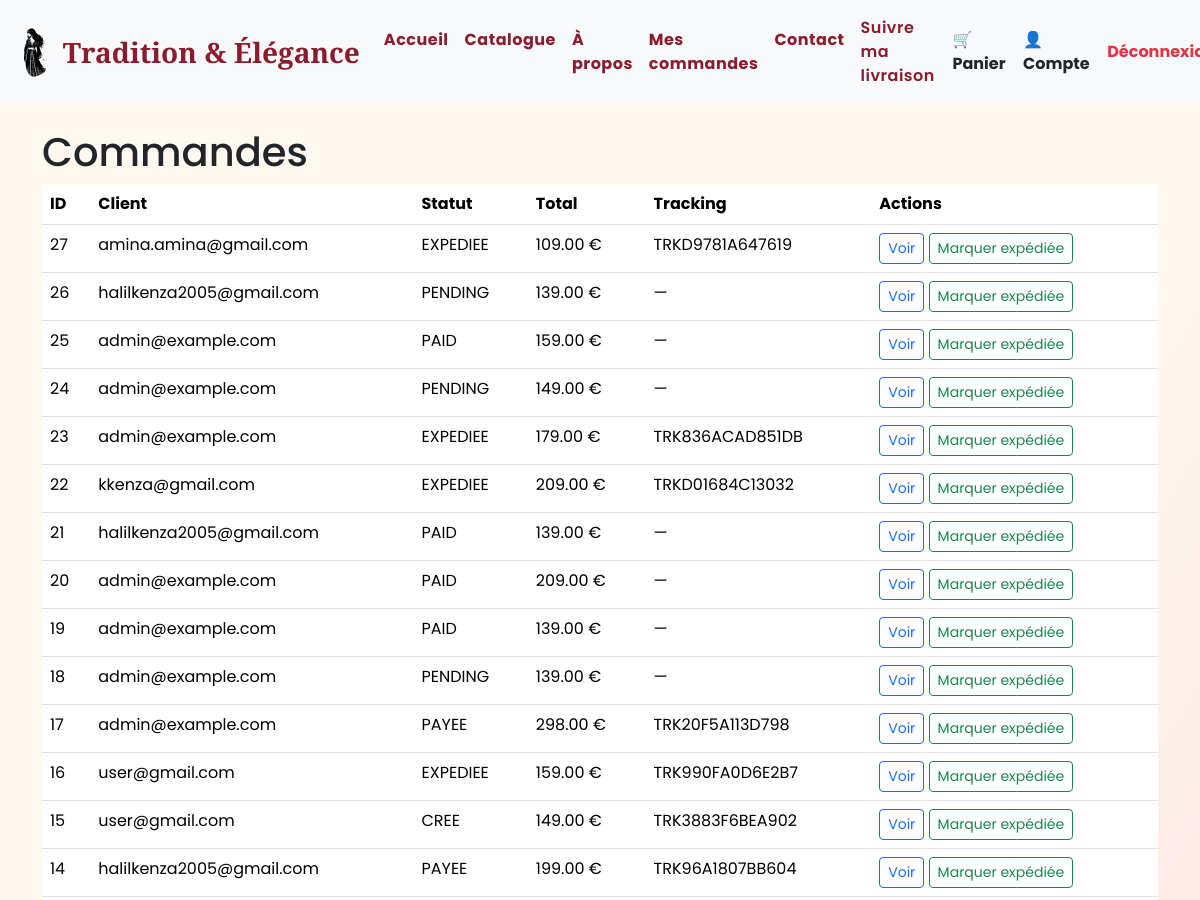
The app's page /admin/orders (signed in, upper part), older data.
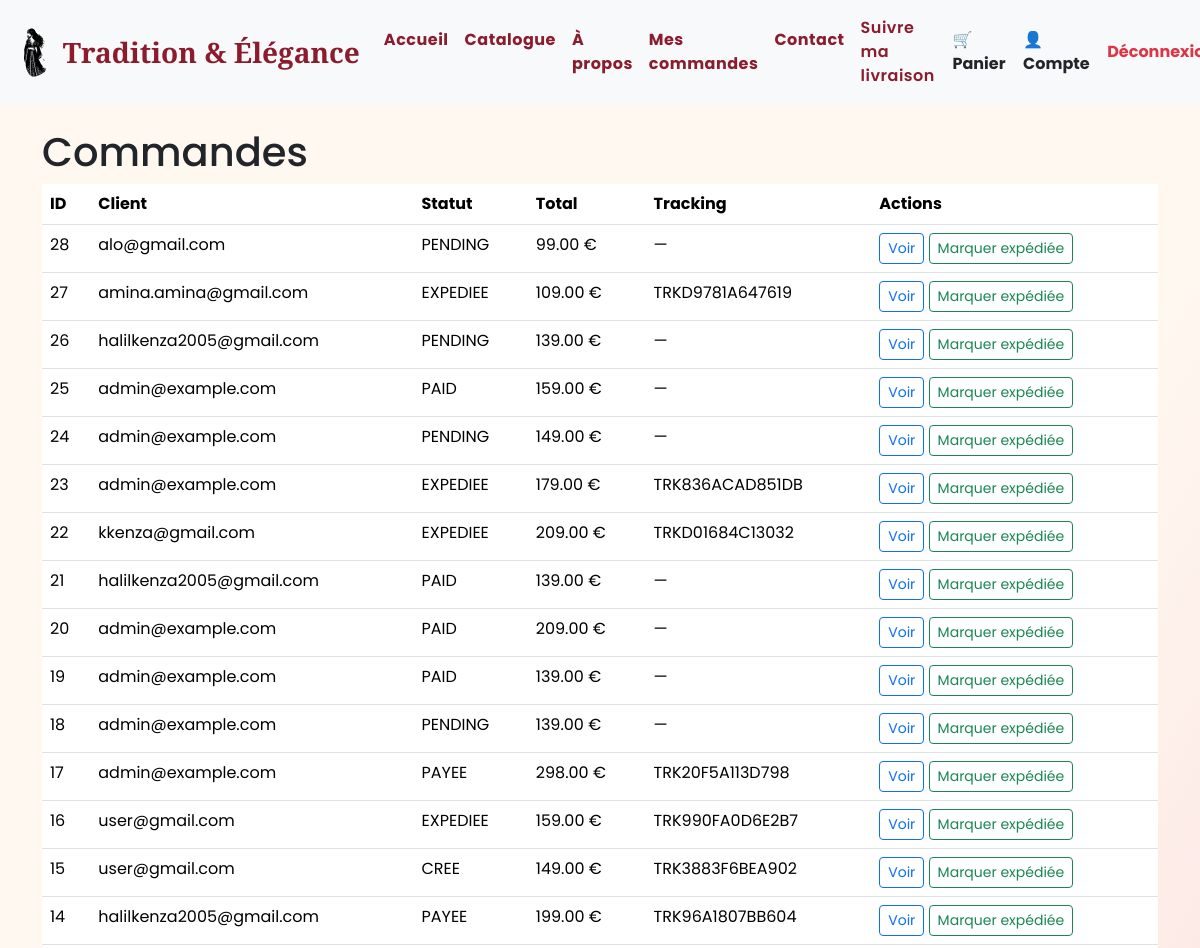
The same page, newer data.
### app/models.py (models this page shows)
class User(db.Model):
    __tablename__ = "user"
    id = db.Column(db.Integer, primary_key=True)
    email = db.Column(db.String(120), unique=True, nullable=False)
    password_hash = db.Column(db.String(128), nullable=False)
    first_name = db.Column(db.String(50))
    last_name = db.Column(db.String(50))
    profile_image = db.Column(db.Text, default=None)
    is_admin = db.Column(db.Boolean, default=False)
    address = db.Column(db.Text)
    carts = db.relationship("Cart", back_populates="user", uselist=True)
    orders = db.relationship("Order", back_populates="user", uselist=True)
    payments = db.relationship("Payment", back_populates="user", uselist=True)
    threads = db.relationship("MessageThread", back_populates="user", uselist=True)

class Order(db.Model):
    __tablename__ = "order"
    id = db.Column(db.Integer, primary_key=True)
    user_id = db.Column(db.Integer, db.ForeignKey("user.id"))
    status = db.Column(db.String(20))
    total_cents = db.Column(db.Integer)
    created_at = db.Column(db.DateTime, server_default=text("CURRENT_TIMESTAMP"))
    payment_id = db.Column(db.Integer)   # optional FK depending on app logic
    invoice_id = db.Column(db.Integer)
    validated_at = db.Column(db.DateTime)
    paid_at = db.Column(db.DateTime)
    shipped_at = db.Column(db.DateTime)
    delivered_at = db.Column(db.DateTime)
    cancelled_at = db.Column(db.DateTime)
    refunded_at = db.Column(db.DateTime)
    user = db.relationship("User", back_populates="orders")
    items = db.relationship("OrderItem", back_populates="order", cascade="all, delete-orphan")
    payments = db.relationship("Payment", back_populates="order", cascade="all, delete-orphan")
    delivery = db.relationship("Delivery", back_populates="order", uselist=False)

### app/routes/admin_routes.py (the view)
@admin_bp.route("/admin/orders")
@admin_required
def admin_orders():
    db = _db_path()
    conn = sqlite3.connect(str(db))
    cur = conn.cursor()
    cur.execute('SELECT id, user_id, status, total_cents, created_at FROM "order" ORDER BY created_at DESC')
    rows = cur.fetchall()
    orders = []
    for oid, uid, status, total_cents, created_at in rows:
        user = cur.execute("SELECT email FROM user WHERE id = ?", (uid,)).fetchone()
        delivery = cur.execute("SELECT tracking_number, status FROM delivery WHERE order_id = ?", (oid,)).fetchone()
        orders.append({
            "id": oid,
            "user_email": user[0] if user else None,
            "status": status,
            "total_cents": total_cents,
            "created_at": created_at,
            "tracking": delivery[0] if delivery else None,
            "delivery_status": delivery[1] if delivery else None
        })
    conn.close()
    return render_template("admin_orders.html", orders=orders)

### app/routes/admin_routes.py (called while the page is built)
def admin_required(f):
    @wraps(f)
    def decorated(*args, **kwargs):
        if not session.get("is_admin"):
            return redirect(url_for("auth.login", next=request.path))
        return f(*args, **kwargs)
    return decorated

def _db_path():
    project_root = Path(__file__).resolve().parents[2]
    return project_root / "elegance.db"

### app/templates/admin_orders.html (shortened to what this page needs)
{% extends "base.html" %}
{% block content %}
<h1>Commandes</h1>
<table class="table">
  <thead><tr><th>ID</th><th>Client</th><th>Statut</th><th>Total</th><th>Tracking</th><th>Actions</th></tr></thead>
  <tbody>
    {% for o in orders %}
      <tr>
        <td>{{ o.id }}</td>
        <td>{{ o.user_email }}</td>
        <td>{{ o.status }}</td>
        <td>{{ '%.2f'|format((o.total_cents or 0)/100.0) }} €</td>
        <td>{{ o.tracking or '—' }}</td>
        <td>
          <a class="btn btn-sm btn-outline-primary" href="{{ url_for('admin.admin_order_detail', order_id=o.id) }}">Voir</a>
          <form method="post" action="{{ url_for('admin.admin_order_ship') }}" style="display:inline" onsubmit="return confirm('Marquer comme expédiée ?');">
            <button class="btn btn-sm btn-outline-success" type="submit">Marquer expédiée</button>
          </form>
        </td>
      </tr>
    {% endfor %}
  </tbody>
</table>
{% endblock %}

Row changes from the older to the newer data that the page shows:
added User: user_email "alo@gmail.com"
added Order: status "PENDING", (o.total_centsor0)/100.0 "99.00"
Text that changed along with them:
new list line: "28 € — Voir Marquer expédiée"
